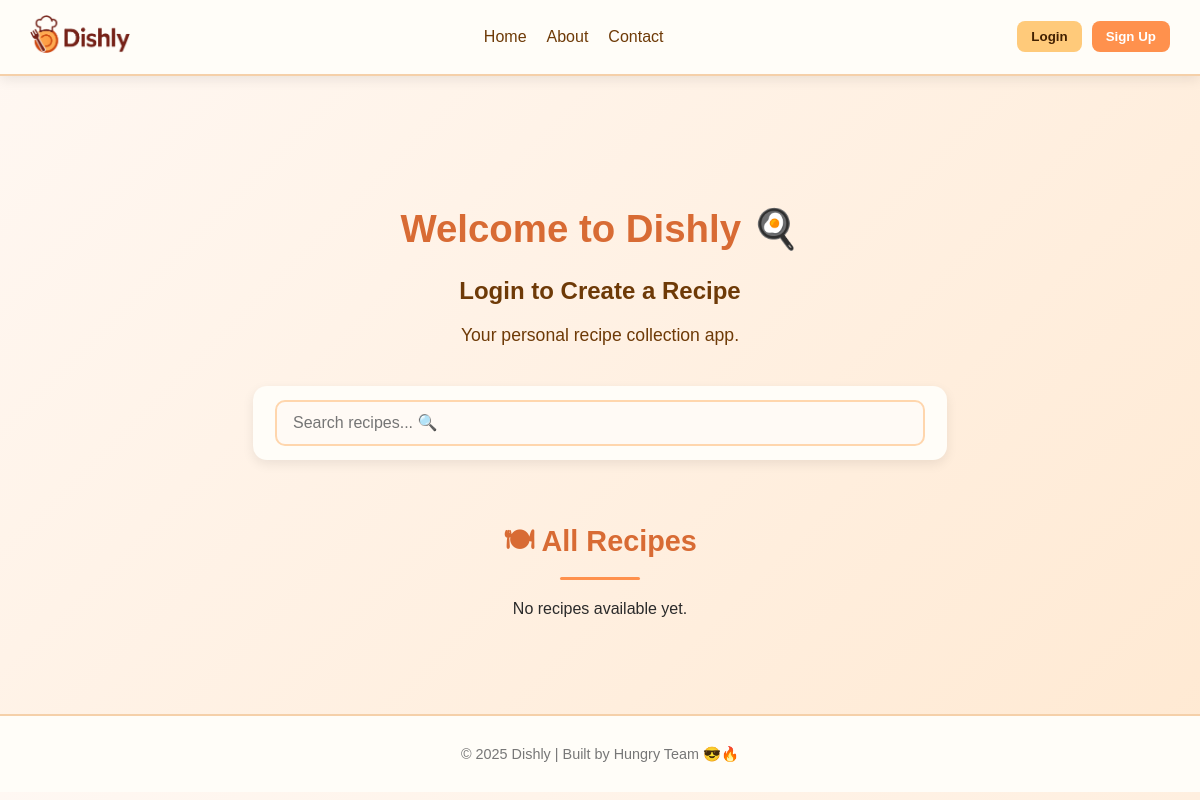
Before: / with the older database file.
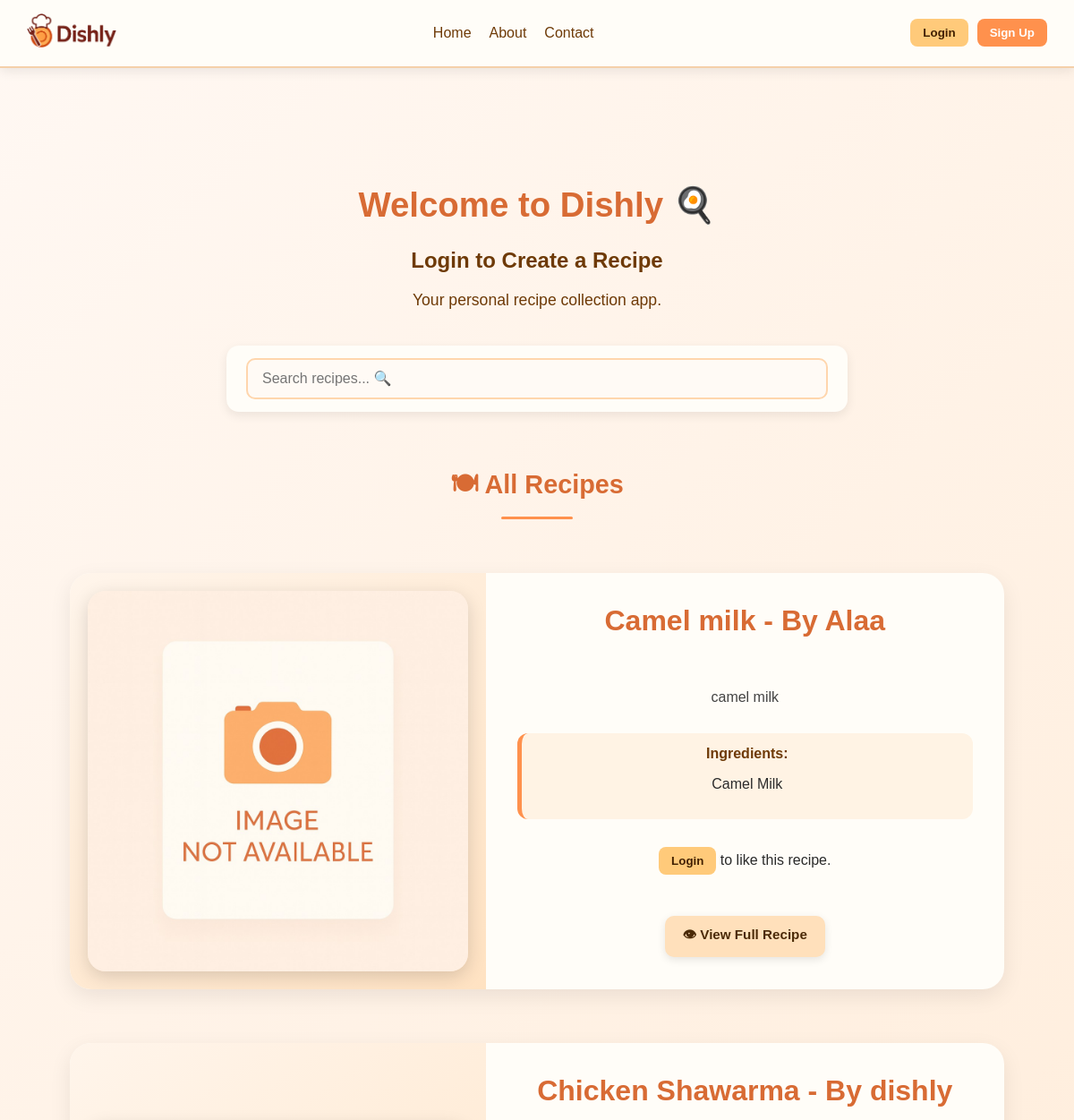
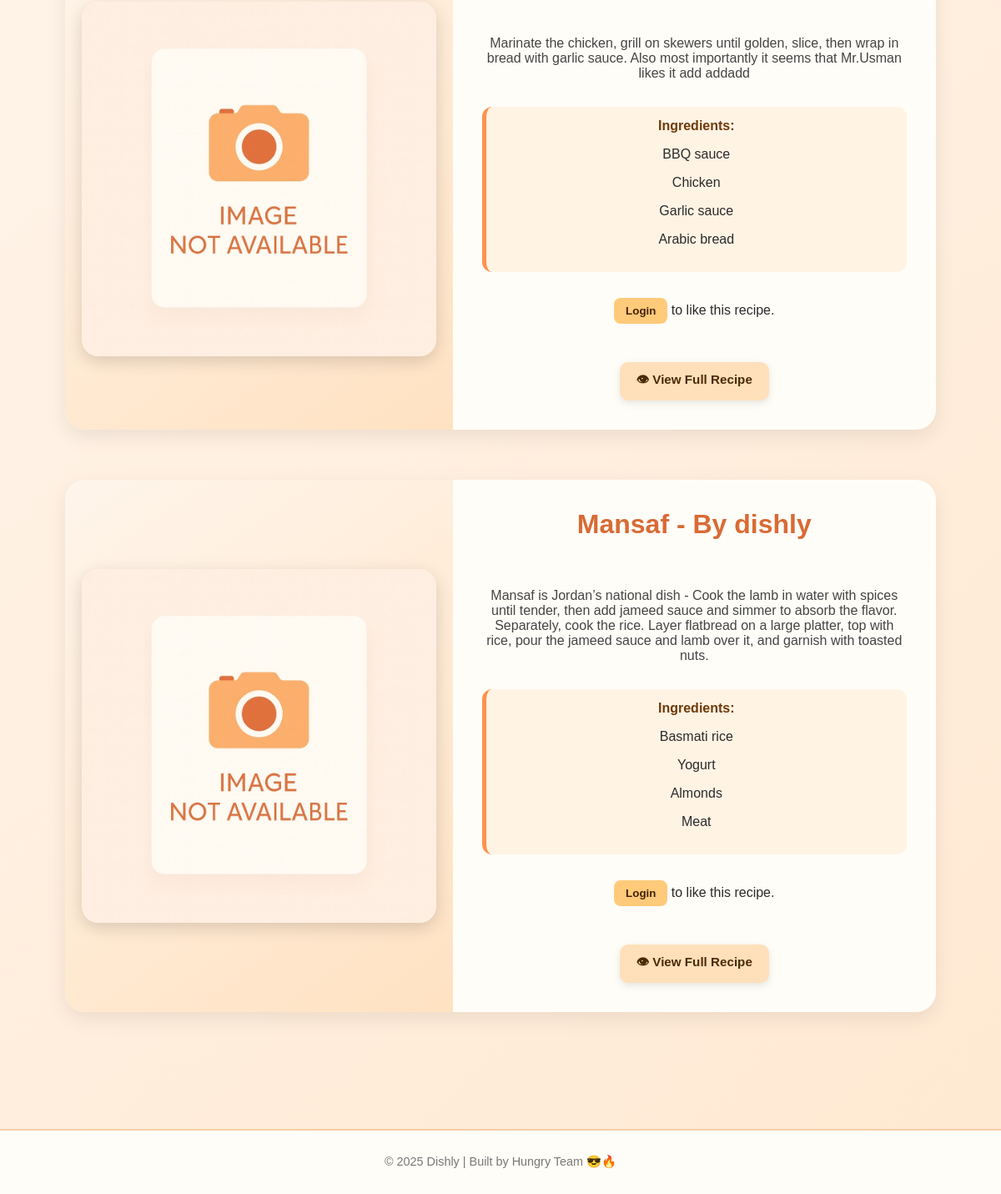
After: the same page with the newer database file (2 pictures, top to bottom).
### dishly_app/models.py (models this page shows, shortened)
class Recipe(models.Model):
    name = models.CharField(max_length=100)
    description = models.TextField(max_length=500)
    created_at = models.DateTimeField(auto_now_add=True)
    image_url = models.URLField(blank =True, max_length=500,  help_text="Paste a full recipe image https://URL")
    likes = models.ManyToManyField(User, related_name='liked_recipes', blank=True)
    user = models.ForeignKey(User, on_delete=models.CASCADE)
    category = models.CharField(
        max_length=2,
        choices=CATEGORIES,
        default=CATEGORIES[0][0]
    )
    ingredients = models.ManyToManyField(Ingredient, related_name="recipes")
    class Meta:
        ordering = ['-created_at']

class Ingredient(models.Model):
    name = models.CharField(max_length=100, unique=True)

### dishly_app/views.py (the view)
# urls.py: path('', RecipleListView.as_view(), name= 'recipe-list'),
class RecipleListView(ListView):
    model = Recipe
    template_name = 'dishly_app/home.html'
    context_object_name = 'object_list'
    def get_context_data(self, **kwargs):
        context = super().get_context_data(**kwargs)
        query = self.request.GET.get('search', '')
        if query.strip():
            context['all_search_results'] = Recipe.objects.filter(name__icontains=query)
        else:
            context['all_search_results'] = None
        return context

### dishly_app/templates/dishly_app/home.html (shortened to what this page needs)
{% extends "base.html" %}
{% load static %}
{% block content %}
<h1 class="text-center page-title">Welcome to Dishly 🍳</h1>
{% if user.is_authenticated %}
  <div class="create-btn-wrapper">
    <a href="{% url 'recipe-create' %}">
      <button class="btn primary">➕ Create a Recipe</button>
    </a>
  </div>
{% else %}
  <h2 class="text-center login-message">Login to Create a Recipe</h2>
{% endif %}
<p class="text-center tagline">Your personal recipe collection app.</p>
<form class="search-bar" method="GET" action="{% url 'recipe-list' %}">
  <input class="search-input" type="search" name="search" placeholder="Search recipes... 🔍" value="{{ request.GET.search }}">
</form>
<h2 class="section-title">🍽 All Recipes</h2>
{% for recipe in object_list %}
<section class="recipe-showcase">
  <div class="showcase-container">
    <div class="showcase-image">
      {% if recipe.image_url %}
        <img src="{{ recipe.image_url }}" alt="{{ recipe.name }}" onerror="this.onerror=null;this.src='{% static 'images/placeholder.png' %}';">
      {% else %}
        <img src="{% static 'images/placeholder.png' %}" alt="No image">
      {% endif %}
    </div>
    <div class="showcase-content">
      <h2>{{ recipe.name }} - By {{ recipe.user.username }}</h2>
      <p class="description">{{ recipe.description }}</p>
      <div class="ingredients">
        <h4>Ingredients:</h4>
        {% for ingredient in recipe.ingredients.all %}
          <p>{{ ingredient.name }}</p>
        {% empty %}
          <p>No ingredients listed.</p>
        {% endfor %}
      </div>
      {% if user.is_authenticated %}
        <form class="like-form" data-recipe-id="{{ recipe.id }}" method="post" action="{% url 'like-recipe' recipe.id %}">
          {% csrf_token %}
          {% if user in recipe.likes.all %}
            <button type="submit" class="like-btn liked">💔 Unlike</button>
          {% else %}
            <button type="submit" class="like-btn">👍 Like</button>
          {% endif %}
          <p><span class="like-count">{{ recipe.total_likes }}</span> Likes</p>
        </form>
      {% else %}
        <p><a href="{% url 'login' %}"><button class="btn login">Login</button></a> to like this recipe.</p>
      {% endif %}
      <div class="recipe-actions">
        <a href="{% url 'recipe-detail' recipe.id %}">
          <button class="btn secondary">👁 View Full Recipe</button>
        </a>
      </div>
    </div>
  </div>
</section>
{% empty %}
<p class="text-center">No recipes available yet.</p>
{% endfor %}
{% endblock %}

### dishly_app/templates/base.html (shortened to what this page needs)
{% load static %}
<!DOCTYPE html>
<html lang="en">
<head>
  {% block extra_css %}
  <link rel="stylesheet" href="{% static 'css/base.css' %}">
  {% endblock %}
</head>
<body>
  <nav class="navbar">
    <div class="logo">
      <img class="logo" src="{% static 'images/logo.png' %}" alt="DishlyLogo" />
    </div>
    <ul class="nav-links">
      <li><a href="{% url "recipe-list" %}">Home</a></li>
        <li><a href="{% url 'about' %}">About</a></li>
        <li><a href="{% url 'contact' %}">Contact</a></li>
    </ul>
    <div class="nav-buttons">
      {% if user.is_authenticated %}
      <span class = "usernameWelcome"> <b><strong>Hello {{ request.user.username }}</strong></b></span>
        <form id="logout-form" method="post" action="{% url "logout" %}">
              {% csrf_token %}
        <a href="#"><button class="btn signup">Logout</button></a>
        </form>
      {% else %}
        <a href="{% url 'login' %}"><button class="btn login">Login</button></a>
        <a href="{% url 'signup' %}"><button class="btn signup">Sign Up</button></a>
      {% endif %}
    </div>
  </nav>
  <main class="content">
    {% block content %}
    {% endblock content %}
  </main>
  <footer class="footer">
    <p>© 2025 Dishly | Built by Hungry Team 😎🔥</p>
  </footer>
</body>
</html>

Changed rows visible on the page:
added Recipe: name "Camel milk", user.username "Alaa", description "camel milk"
added Ingredient: name "Camel Milk", shown under "Camel milk"
added Recipe: name "Chicken Shawarma", user.username "dishly", description "Marinate the chicken, grill on skewers until golden, slice, then wrap in bread with garlic sauce. Also most importantly it seems that Mr.Usman likes it add addadd"
now on this page (row unchanged): Ingredient: name "BBQ sauce", shown under "Chicken Shawarma"
added Ingredient: name "Chicken", shown under "Chicken Shawarma"
added Ingredient: name "Garlic sauce", shown under "Chicken Shawarma"
added Ingredient: name "Arabic bread", shown under "Chicken Shawarma"
added Recipe: name "Mansaf", user.username "dishly", description "Mansaf is Jordan’s national dish - Cook the lamb in water with spices until tender, then add jameed sauce and simmer to absorb the flavor. Separately, cook the rice. Layer flatbread on a large platter, top with rice, pour the jameed sauce and lamb over it, and garnish with toasted nuts."
now on this page (row unchanged): Ingredient: name "Basmati rice", shown under "Mansaf"
now on this page (row unchanged): Ingredient: name "Yogurt", shown under "Mansaf"
now on this page (row unchanged): Ingredient: name "Almonds", shown under "Mansaf"
added Ingredient: name "Meat", shown under "Mansaf"
Other visible differences:
text no longer shown: "No recipes available yet."
